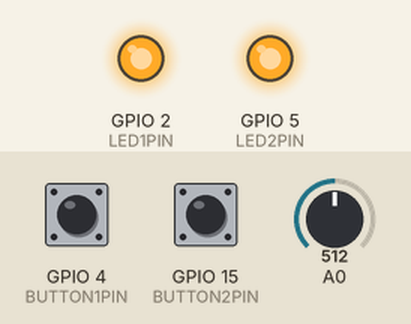
This sketch was run on a simulated ESP8266 (NodeMCU). Shown: output pins drawn as LEDs (lit = HIGH). Dashed ring = blinking. Inputs (shaded band) come from the test bench; at power-on: GPIO 4 (BUTTON1PIN) LOW, GPIO 15 (BUTTON2PIN) LOW, A0 = 512. WiFi joins after 1.5 s; servers stay silent unless stated; network time is answered at once with the bench clock; the local clock reads 2024-03-15 10:24:30 at power-on unless the sketch sets it; what the sketch prints to the serial monitor is not drawn.

Above: at 3.2 s.
3.3 s: GPIO 4 (BUTTON1PIN) pulled HIGH for 0.15 s
At 4.0 s:
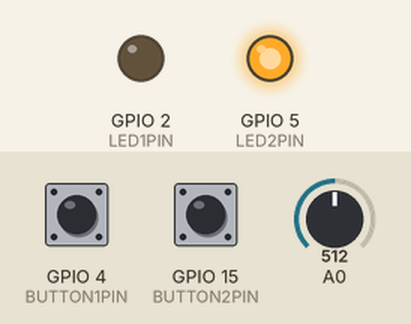
4.9 s: GPIO 15 (BUTTON2PIN) pulled HIGH for 1 s
At 5.14 s:
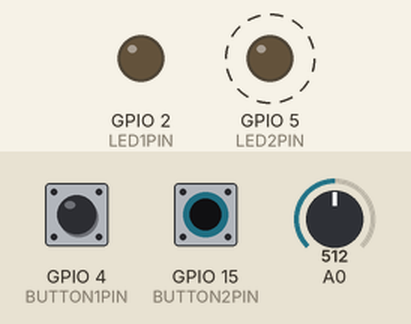
9.5 s: GPIO 4 (BUTTON1PIN) pulled HIGH for 3.2 s
At 9.74 s:
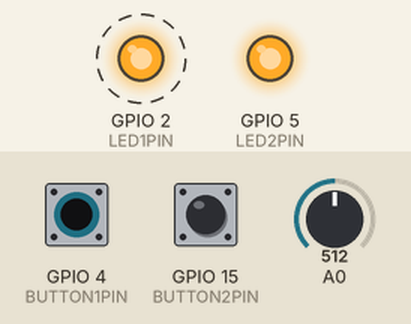
14.2 s: GPIO 15 (BUTTON2PIN) pulled HIGH for 0.15 s
At 14.7 s:
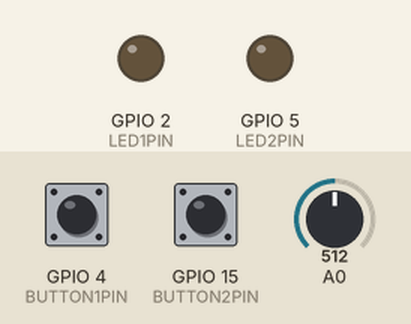
15.8 s: GPIO 4 (BUTTON1PIN) pulled HIGH for 1 s
At 16.04 s:
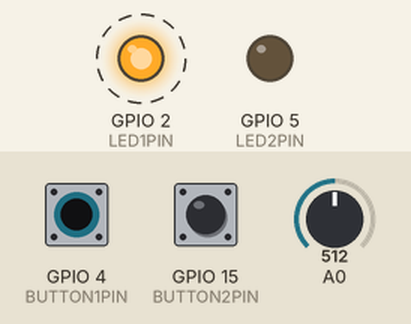
Timing chart, 0 to 18.8 s (numbered marks = the images above; inputs shaded):
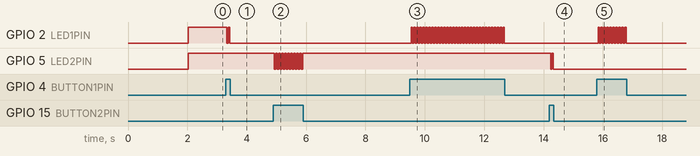

The sketch:

FirmwareMultitasking.ino
```cpp
#include "./System.h"
#include "Pins.h"
#include "WifiConfig.h"
#include <ArduinoOTA.h>

void setup()
{
	//Executa os setups
	InitSerial();
	InitPinMode();

	//Conecta o ESP na rede
	WiFi.begin(SSID, PASSWORD);
	while (WiFi.status() != WL_CONNECTED)
	{
		delay(1000);
		Serial.println("[ESP] Conectando a rede wifi");
	}

	Serial.println("[ESP] IP Adquirido:");
	Serial.println(WiFi.localIP());

	//Executa os setups
	InitOTA();
	InitNtp();
	InitWebServer();
	InitCountdown();
}

void loop()
{
	//Gerenciando o OTA
	ArduinoOTA.handle();

	//Limpa os clientes
	ws.cleanupClients();

	//Atualiza o ntp
	ntpClient.update();

	//Executa o gerenciamento das tasks
	HandleTasks();

	//Atualiza os leds
	digitalWrite(LED1PIN, !led1State);
	digitalWrite(LED2PIN, !led2State);

	//Checa a flag de atualizar o horario
	if(updateTimeFlag)
	{
		//Notifica o novo tempo baseado no NTP
		NotifyTime();

		//Reseta a flag
		updateTimeFlag = false;
	}

	//Checa a flag de coletar os dados
	if(readSensorFlag)
	{
		//Coleta o dado do sensor e notifica o novo valor
		int ldr = analogRead(LDRPIN);
		NotifySensor(ldr);

		//Reseta a flag
		readSensorFlag = false;
	}

	//Checa a flag para ler os botões
	if(readButtonFlag)
	{
		//Checa se o botão 1 foi pressionado
		int button1State = digitalRead(BUTTON1PIN);
		if(button1State)
		{
			//Inverte o estado do led e notifica a mudança
			led1State = !led1State;
			NotifyLed1State();
		}

		//Checa se o botão 2 foi pressionado
		int button2State = digitalRead(BUTTON2PIN);
		if(button2State)
		{
			//Inverte o estado do led e notifica a mudança
			led2State = !led2State;
			NotifyLed2State();
		}

		//Reseta a flag
		readButtonFlag = false;
	}
}
```

Init.ino
```cpp
#include "./Pins.h"
#include "./System.h"
#include "WebPage.h"
#include <ESPAsyncTCP.h>
#include <ESPAsyncWebServer.h>
#include <ArduinoOTA.h>
#include <NTPClient.h>
#include <WiFiUdp.h>

//Variaveis global
//Estados dos leds
bool led1State;
bool led2State;

//Configuração do web server (porta 80)
AsyncWebServer server(80);
AsyncWebSocket ws("/ws");

//Configuração NTP
//Servidor NTP para pesquisar a hora
const char *serverNTP = "a.st1.ntp.br";
//Fuso horário em segundos (-03h = -10800 seg)
const int timezone = -10800;
//Declaração do Protocolo UDP
WiFiUDP ntpUDP;
NTPClient ntpClient(ntpUDP, serverNTP, timezone, 60000);

//Setup da serial
void InitSerial()
{
	Serial.begin(115200);
}

//Setup NTP
void InitNtp()
{
	ntpClient.begin();
	ntpClient.update();
}

//Setup do WebServer e do WebSocket
void InitWebServer()
{
	//Definindo a rota padrão para a pagina
	server.on("/", HTTP_GET, [](AsyncWebServerRequest *request)
	{
		request->send_P(200, "text/html", index_html, Processor);
	});

	ws.onEvent(OnEvent);
	server.addHandler(&ws);

	//Iniciando o servidor
	server.begin();
}

//Setup OTA
void InitOTA()
{
	ArduinoOTA.onStart([]()
	{
		Serial.println("[OTA] Iniciado");
	});
	ArduinoOTA.onEnd([]()
	{
		Serial.println("[OTA] Finalizado");
	});
	ArduinoOTA.onProgress([](unsigned int progress, unsigned int total)
	{
		Serial.printf("\n[OTA] Progresso: %u%%\r", (progress / (total / 100)));
	});
	ArduinoOTA.onError([](ota_error_t error)
	{
		Serial.printf("\n[OTA] Erro[%u]: ", error);
		if (error == OTA_AUTH_ERROR)
			Serial.println("[OTA] Falha na autenticaçao");
		else if (error == OTA_BEGIN_ERROR)
			Serial.println("[OTA] Falha ao iniciar");
		else if (error == OTA_CONNECT_ERROR)
			Serial.println("[OTA] Falha ao conectar");
		else if (error == OTA_RECEIVE_ERROR)
			Serial.println("[OTA] Falha ao receber os dados");
		else if (error == OTA_END_ERROR)
			Serial.println("[OTA] Falha ao finalizar");
	});
	ArduinoOTA.begin();
}

//Setup do arduino
void InitPinMode()
{
	//Leds
	pinMode(LED1PIN, OUTPUT);
	pinMode(LED2PIN, OUTPUT);

	//Botões
	pinMode(BUTTON1PIN, INPUT);
	pinMode(BUTTON2PIN, INPUT);

	//LDR
	pinMode(LDRPIN, INPUT);
}
```

System.h
```cpp
#include <ESPAsyncTCP.h>
#include <ESPAsyncWebServer.h>
#include <NTPClient.h>
#include <WiFiUdp.h>

#ifndef System_h
#define System_h

//Estrutura de callback da task
typedef void (*taskCallback)();

//Estrutura padrão de uma task (função a executar, tempo máximo, tempo atual)
typedef struct
{
	taskCallback callback;
	const int maxCounter;
	int downCounter;
} Task;

//Array contendo todas as tasks do programa
extern Task tasks[];
//Bit para verificar se deve executar o callback da task
extern volatile unsigned long callTask;
//Quantidade de tasks
extern const int tasksCount;

//Variaveis global
//Estados dos leds
extern bool led1State;
extern bool led2State;

extern AsyncWebServer server;
extern AsyncWebSocket ws;

//Variaveis do NTP
extern WiFiUDP ntpUDP;
extern NTPClient ntpClient;

//Flag para atualizar o horario
extern bool updateTimeFlag;
//Flag para coletar os dados do sensor
extern bool readSensorFlag;
//Flag para ler os botões
extern bool readButtonFlag;

#endif
```

System.ino
```cpp
#include "./System.h"
#include <ESP8266TimerInterrupt.h>

//Bit para verificar se deve executar o callback da task
volatile unsigned long callTask;
//Timer0 do esp
ESP8266Timer timer;

//A cada tick do timer subtrai 1 de cada task e atualiza o calltask
void IRAM_ATTR TimerHandler()
{
	unsigned long bitPos = 1;

	for (byte i = 0; i < tasksCount; i++)
	{
		tasks[i].downCounter--;

		if (!tasks[i].downCounter)
		{
			tasks[i].downCounter = tasks[i].maxCounter;
			callTask = callTask | bitPos;
		}

		bitPos = bitPos << 1;
	}
	return;
}

//Função para gerenciar a chamada dos callbacks de cada task
void HandleTasks()
{
	unsigned long bitPos = 1;

	for (byte i = 0; i < tasksCount; i++)
	{
		if (callTask & bitPos)
		{
			tasks[i].callback();

			cli();
			callTask = callTask & ~bitPos;
			sei();
		}
		bitPos = bitPos << 1;
	}
	return;
}

//Setup do timer
void InitCountdown(void)
{
	timer.attachInterruptInterval(1000, TimerHandler);
	return;
}
```

Tasks.ino
```cpp
#include "./Pins.h"
#include "./System.h"

//Array com as tasks do sistema
Task tasks[] =
{
	//Task para atualizar o horario em todos os clientes, executa a cada 1s
	{SetTimeFlag, 1000, 1000},
	//Task para coletar os dados do sensor, executa a cada 500ms
	{ReadSensorData, 500, 500},
	//Task para ler os botões, executa a cada 50ms
	{ReadButton, 50, 50}
};

//Quantidade de tasks
const int tasksCount = (sizeof(tasks)) / sizeof(tasks[0]);

//Flag para atualizar o time dos clientes
bool updateTimeFlag = false;
void SetTimeFlag()
{
	updateTimeFlag = true;
	return;
}

//Flag para coletar os dados do sensor
bool readSensorFlag = false;
void ReadSensorData()
{
	readSensorFlag = true;
	return;
}

//Flar para ler o estado dos botões
bool readButtonFlag = false;
void ReadButton()
{
	readButtonFlag = true;
	return;
}
```

WebPage.h
```cpp
const char index_html[] PROGMEM = R"rawliteral(
<!DOCTYPE HTML>
<html>
	<meta http-equiv="Content-Type" content="text/html; charset=utf-8">
	<meta http-equiv="Content-Language" content="pt-br">
	<script src="https://code.highcharts.com/highcharts.js"></script>
	<head>
		<title>Trabalho 2 - Sistemas Embarcados</title>
		<meta name="viewport" content="width=device-width, initial-scale=1">
		<link rel="icon" href="data:,">
		<style>
			html
			{
				font-family: Arial, Helvetica, sans-serif;
				text-align: center;
			}
			h1
			{
				font-size: 1.8rem;
				color: white;
			}
			h2
			{
				font-size: 1.5rem;
				font-weight: bold;
				color: #143642;
			}
			.topnav
			{
				overflow: hidden;
				background-color: #143642;
			}
			body
			{
				margin: 0;
			}
			.content
			{
				padding: 30px;
				max-width: 600px;
				margin: 0 auto;
				display: flex;
				justify-content: center;
			}
			.card
			{
				background-color: #F8F7F9;;
				box-shadow: 2px 2px 12px 1px rgba(140,140,140,.5);
				padding-top: 10px;
				padding-bottom: 10px;
				margin:10px;
				width: 500px;
			}
			.card2
			{
				background-color: #F8F7F9;;
				box-shadow: 2px 2px 12px 1px rgba(140,140,140,.5);
				padding-top: 10px;
				padding-bottom: 10px;
				margin:10px;
				width: 600px;
			}
			.container
			{
				display: inline-block;
			}
			.button
			{
				padding: 15px 50px;
				font-size: 24px;
				text-align: center;
				outline: none;
				color: #fff;
				background-color: #0f8b8d;
				border: none;
				border-radius: 5px;
				-webkit-touch-callout: none;
				-webkit-user-select: none;
				-khtml-user-select: none;
				-moz-user-select: none;
				-ms-user-select: none;
				user-select: none;
				-webkit-tap-highlight-color: rgba(0,0,0,0);
			}
			.button:active
			{
				background-color: #0f8b8d;
				box-shadow: 2 2px #CDCDCD;
				transform: translateY(2px);
			}
			.state
			{
				font-size: 1.5rem;
				color:#8c8c8c;
				font-weight: bold;
			}
			.info
			{
				font-size: 1rem;
				color:#8c8c8c;
			}
		</style>
		<title>Trabalho 2 - Sistemas Embarcados</title>
		<meta name="viewport" content="width=device-width, initial-scale=1">
		<link rel="icon" href="data:,">
	</head>
	<body>
		<div class="topnav">
			<h1>Trabalho 2 - Sistemas Embarcados</h1>
		</div>
		<div class="content">
			<div class="card">
				<h2>LED1</h2>
				<img id="icon1" src="http://everaldoprojects.hol.es/LED-OFF.png" height="100px"/>
				<p class="state"><span id="led1">%LED1%</span></p>
				<p><button id="buttonLed1" class="button">Toggle</button></p>
			</div>
			<div class="card">
				<h2>LED2</h2>
				<img id="icon2" src="http://everaldoprojects.hol.es/LED-OFF.png" height="100px"/>
				<p class="state"><span id="led2">%LED2%</span></p>
				<p><button id="buttonLed2" class="button">Toggle</button></p>
			</div>
		</div>
		<div class="content">
			<div class="card2">
				<h2>LDR</h2>
				<p class="state">Leitura atual: <span id="sensor">0</span></p>
				<div id="chart-sensor" class="container"></div>
			</div>
		</div>
		<div class="content">
			<div class="card2">
				<p class="info">FW Version: <span id="version">%VERSION%</span></p>
				<p class="info">HORA: <span id="time">%TIME%</span></p>
				<p class="info">RSSI: <span id="rssi">%RSSI%</span></p>
				<p class="info">IP: <span id="ip">%IP%</span></p>
				<p class="info">MAC: <span id="mac">%MAC%</span></p>
			</div>
		</div>
		<script>
			var chartSensor = new Highcharts.Chart(
			{
				chart:{ renderTo : 'chart-sensor' },
				title: { text: 'Histórico' },
				series: [
				{
					showInLegend: false,
					data: []
				}],
				plotOptions:
				{
					line:
					{
						animation: false,
						dataLabels: { enabled: true }
					},
					series: { color: '#059e8a' }
				},
				xAxis:
				{
				},
				yAxis:
				{
					title: { text: 'Valor analógico (0 - 1023)' }
				},
				credits: { enabled: false }
			});
			chartSensor.setSize(500, 400);


			var gateway = `ws://${window.location.hostname}/ws`;
			var websocket;
			window.addEventListener('load', onLoad);
			function initWebSocket()
			{
				console.log('Trying to open a WebSocket connection...');
				websocket = new WebSocket(gateway);
				websocket.onopen = onOpen;
				websocket.onclose = onClose;
				websocket.onmessage = onMessage;
			}
			function onOpen(event)
			{
				console.log('Connection opened');
			}
			function onClose(event)
			{
				console.log('Connection closed');
				setTimeout(initWebSocket, 2000);
			}
			function onMessage(event)
			{
				var data = JSON.parse(event.data);

				if(data.hasOwnProperty('led1'))
				{
					document.getElementById('icon1').src = data.led1 == "1" ? "http://everaldoprojects.hol.es/LED-ON.png" : "http://everaldoprojects.hol.es/LED-OFF.png";
					document.getElementById('led1').innerHTML = data.led1 == "1" ? "ON" : "OFF";
				}
				if(data.hasOwnProperty('led2'))
				{
					document.getElementById('icon2').src = data.led2 == "1" ? "http://everaldoprojects.hol.es/LED-ON.png" : "http://everaldoprojects.hol.es/LED-OFF.png";
					document.getElementById('led2').innerHTML = data.led2 == "1" ? "ON" : "OFF";
				}
				if(data.hasOwnProperty('time'))
					document.getElementById('time').innerHTML = data.time;
				if(data.hasOwnProperty('sensor'))
				{
					document.getElementById('sensor').innerHTML = data.sensor;

					var x = document.getElementById('time').innerHTML;
					var y = parseFloat(data.sensor);

					if(chartSensor.series[0].data.length > 40)
						chartSensor.series[0].addPoint([x, y], true, true, true);
					else
						chartSensor.series[0].addPoint([x, y], true, false, true);
				}
			}
			function onLoad(event)
			{
				initWebSocket();
				initButton();
			}
			function initButton()
			{
				document.getElementById('buttonLed1').addEventListener('click', toggleLed1);
				document.getElementById('buttonLed2').addEventListener('click', toggleLed2);
			}
			function toggleLed1()
			{
				websocket.send('toggleLed1');
			}
			function toggleLed2()
			{
				websocket.send('toggleLed2');
			}
		</script>
	</body>
</html>
)rawliteral";
```

WebServer.ino
```cpp
#include "./Pins.h"
#include "./System.h"
#include <ESPAsyncTCP.h>
#include <ESPAsyncWebServer.h>

String Processor(const String& var)
{
	if(var == "LED1")
		return led1State ? "ON" : "OFF";
	else if(var == "LED2")
		return led2State ? "ON" : "OFF";
	else if(var == "TIME")
		return ntpClient.getFormattedTime().c_str();
	else if(var == "VERSION")
		return VERSION;
	else if(var == "RSSI")
		return String(WiFi.RSSI());
	else if(var == "IP")
		return WiFi.localIP().toString();
	else if(var == "MAC")
		return WiFi.macAddress().c_str();
}

//Eventos do web socket
void OnEvent(AsyncWebSocket *server, AsyncWebSocketClient *client, AwsEventType type, void *arg, uint8_t *data, size_t len)
{
	switch (type)
	{
		case WS_EVT_CONNECT:
			Serial.printf("[WebSocket] Cliente #%u conectado %s\n", client->id(), client->remoteIP().toString().c_str());
			//Sempre que um cliente é conectado notifica o estado pra ele
			NotifyLed1State();
			NotifyLed2State();
			break;
		case WS_EVT_DISCONNECT:
			Serial.printf("[WebSocket] Cliente #%u desconectado\n", client->id());
			break;
		case WS_EVT_DATA:
			HandleWebSocketMessage(arg, data, len);
			break;
		case WS_EVT_PONG:
			break;
		case WS_EVT_ERROR:
			break;
	}
}

//Gerencia os comandos recebidos pelo web socket
void HandleWebSocketMessage(void *arg, uint8_t *data, size_t len)
{
	AwsFrameInfo *info = (AwsFrameInfo*)arg;
	if (info->final && info->index == 0 && info->len == len && info->opcode == WS_TEXT)
	{
		data[len] = 0;
		//Se o comando for toggle, muda o estado do led e notifica todos os clientes
		if (strcmp((char*)data, "toggleLed1") == 0)
		{
			led1State = !led1State;
			NotifyLed1State();
		}
		else if (strcmp((char*)data, "toggleLed2") == 0)
		{
			led2State = !led2State;
			NotifyLed2State();
		}
	}
}

//Envia para todos os clientes o estado do led1
void NotifyLed1State()
{
	ws.textAll("{\"led1\":\"" + String(led1State) + "\"}");
}

//Envia para todos os clientes o estado do led2
void NotifyLed2State()
{
	ws.textAll("{\"led2\":\"" + String(led2State) + "\"}");
}

//Notifica alterações no horario
void NotifyTime()
{
	ws.textAll("{\"time\":\"" + String(ntpClient.getFormattedTime().c_str()) + "\"}");
}

//Notifica alterações do sensor
void NotifySensor(int value)
{
	ws.textAll("{\"sensor\":\"" + String(value) + "\"}");
}
```

Pins.h
```cpp
#define LED1PIN 2
#define LED2PIN 5

#define LDRPIN 12

#define BUTTON1PIN 4
#define BUTTON2PIN 15
```

WifiConfig.h
```cpp
//Configuração da rede
const char *SSID = "Oliveira oi fibra";
const char *PASSWORD = "23121998";

//Versão do firmware
const char *VERSION = "0.5";
```

Measured:
- after the input at 3.3 s, GPIO 2 (LED1PIN): HIGH → LOW at once, → HIGH 0.05 s later, → LOW 0.05 s later
- after the input at 4.9 s, GPIO 5 (LED2PIN): alternates HIGH for 0.05 s and LOW for 0.05 s, 20 changes in all, then stays HIGH, starting at once
- after the input at 9.5 s, GPIO 2 (LED1PIN): alternates HIGH for 0.05 s and LOW for 0.05 s, 64 changes in all, then stays LOW, starting at once
- after the input at 14.2 s, GPIO 5 (LED2PIN): HIGH → LOW at once, → HIGH 0.05 s later, → LOW 0.05 s later
- after the input at 15.8 s, GPIO 2 (LED1PIN): alternates HIGH for 0.05 s and LOW for 0.05 s, 20 changes in all, then stays LOW, starting at once
